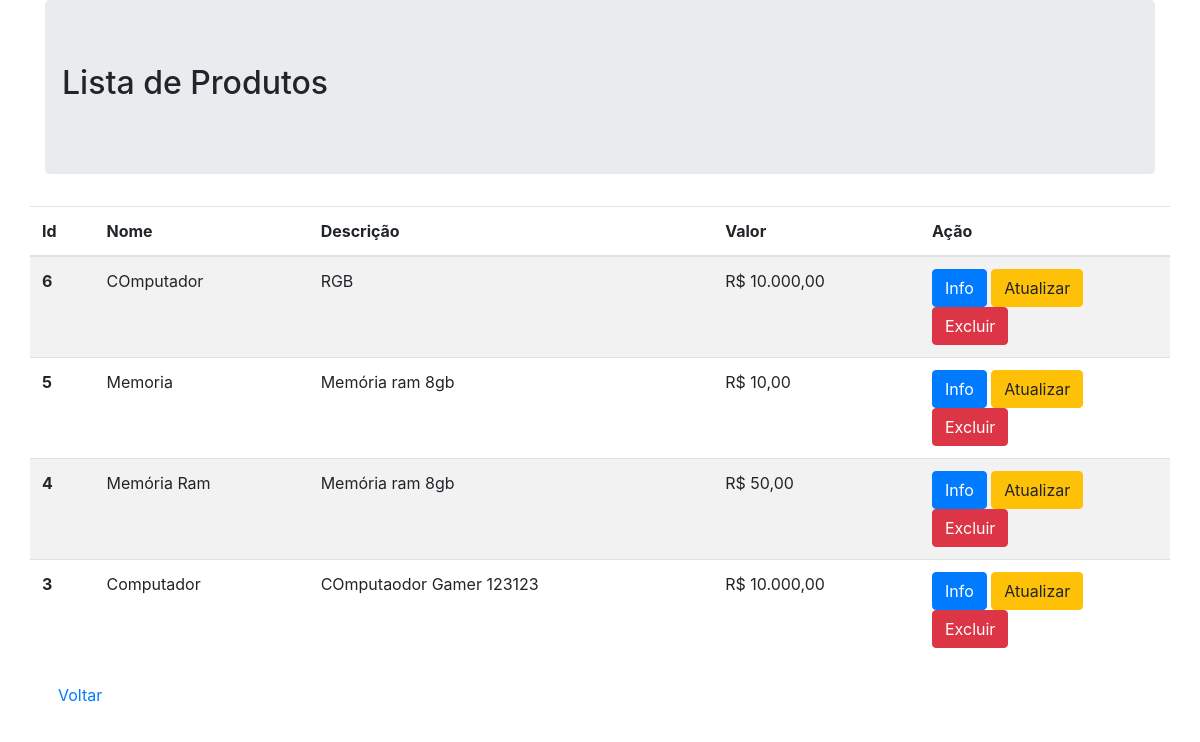
/listaproduto.php, run on the app's committed database.
### tables this page shows
CREATE TABLE `produto` (
  `id` int(11) UNSIGNED NOT NULL,
  `nome` varchar(50) NOT NULL,
  `descricao` varchar(80) NOT NULL,
  `valor` varchar(35) NOT NULL,
  `imagem` varchar(255) DEFAULT NULL
);

### listaproduto.php (the view, shortened to what this page needs)
<!DOCTYPE html>
<html lang="pt-br">
<head>
    <link rel="stylesheet" href="assets/css/bootstrap.min.css">
</head>
<body>
    <div class="container">
        <div class="jumbotron">
            <div class="row">
                <h2> Lista de Produtos </h2>
            </div>
        </div>
        <div class="row">
            <table class="table table-striped">
                <thead>
                    <tr>
                        <th scope="col">Id</th>
                        <th scope="col">Nome</th>
                        <th scope="col">Descrição</th>
                        <th scope="col">Valor</th>
                        <th scope="col">Ação</th>
                    </tr>
                </thead>
                <tbody>
                    <?php
                        $pdo = Banco::conectar();
                        $sql = 'SELECT * FROM produto ORDER BY id DESC';
                        foreach($pdo->query($sql)as $row)
                        {
                            echo '<tr>';
			                      echo '<th scope="row">'. $row['id'] . '</th>';
                            echo '<td>'. $row['nome'] . '</td>';
                            echo '<td>'. $row['descricao'] . '</td>';
                            echo '<td>R$ ' . number_format($row['valor'], 2, ',', '.') . '</td>';
                            echo '<td width=250>';
                            echo '<a class="btn btn-primary" href="read-produtos.php?id='.$row['id'].'">Info</a> ';
                            echo '<a class="btn btn-warning" href="update-produtos.php?id='.$row['id'].'">Atualizar</a> ';
                            echo '<a class="btn btn-danger" href="deleteproduto.php?id='.$row['id'].'">Excluir</a> ';
                            echo '</td>';
                            echo '</tr>';
                        }
                        ?>
                </tbody>
            </table>
        </div>
        <a href="index.php" type="btn" class="btn btn-default">Voltar</a>
    </div>
</body>
</html>

### data on the page
produto: id "6", nome "COmputador", descricao "RGB", valor "10.000,00"
produto: id "5", nome "Memoria", descricao "Memória ram 8gb", valor "10,00"
produto: id "4", nome "Memória Ram", descricao "Memória ram 8gb", valor "50,00"
produto: id "3", nome "Computador", descricao "COmputaodor Gamer 123123", valor "10.000,00"
